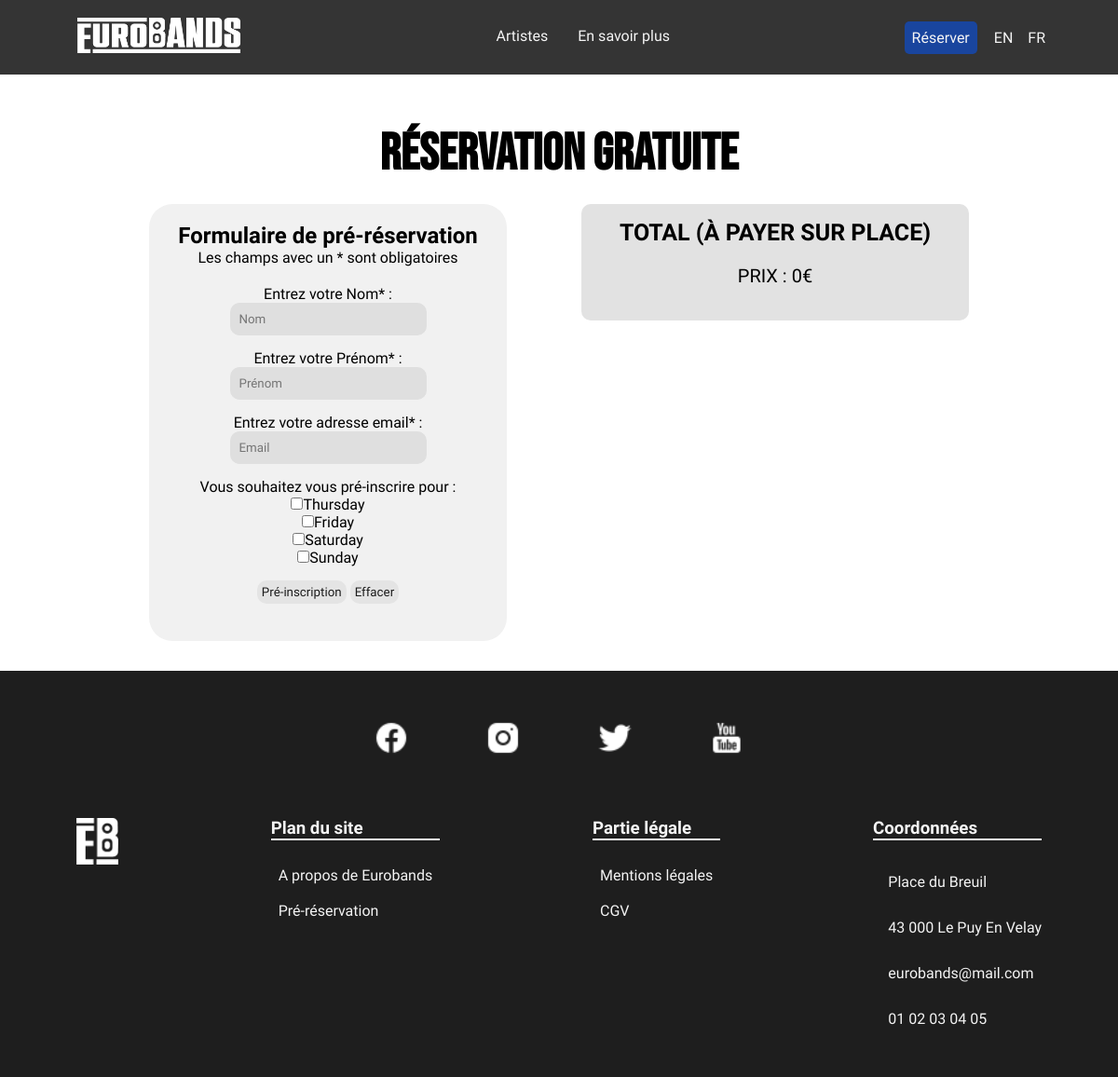
The app's page /reservation.php with its own data.
### tables this page shows
CREATE TABLE `jour` (
  `id_jour` int(11) NOT NULL,
  `date` date NOT NULL
);

### reservation.php (the view, shortened to what this page needs)
<!DOCTYPE html>
<html lang="en">
<head>
    <link rel="stylesheet" type="text/css" href="css/style.css" />
    <link rel="stylesheet" type="text/css" href="css/styleReservation.css" />
</head>
<body>
    <header>
    <?php
    include './header.php';
    ?>
    </header>
    <div class="container_reserv">
        <h1 class="titre_accueil"><?php echo resa_titre1; ?></h1>
        <div>
            <div>
                <?php
                include_once 'configuration.php';
                $bdd = new PDO('mysql:host='.$hote.';port='.$port.';dbname='.$nombase,$utilisateur,$mdp);
                $requete = 'SELECT * FROM jour ORDER BY date';
                $resultats = $bdd->query($requete);
                $tabJour = $resultats->fetchAll();
                $nbJour = count($tabJour);
                ?>
                <?php
                if (!isset($_GET["ajout"])) {
                ?>
                    <div class="formulaire">
                        <h2><?php echo resa_titre2; ?></h2>
                        <p><?php echo resa_obli; ?></p>
                        <form action="form_festi.php?ajout=1" method="POST" class="form_festi">
                            <div>
                                <label for="nom"><?php echo resa_nom; ?></label>
                                <input class="input_reserv" type="text" name="nom" id="nom" placeholder=<?php echo resa_Nom; ?> required>
                            </div>
                            <div>
                                <label for="prenom"><?php echo resa_prenom; ?></label>
                                <input class="input_reserv" type="text" name="prenom" id="prenom" placeholder=<?php echo resa_Prenom; ?> required>
                            </div>
                            <div>
                                <label for="mail"><?php echo resa_mail; ?></label>
                                <input class="input_reserv" type="email" name="mail" id="mail" placeholder=<?php echo resa_Email; ?> required>
                            </div>
                            <div>
                                <?php
                                echo resa_jour;
                                for ($i = 0; $i < $nbJour; $i++) {
                                    $date = date('l', strtotime($tabJour[$i]['date']));
                                    echo '<input class="checkDate" type=checkbox name="id_jour[]" id="jour' . $tabJour[$i]['id_jour'] . '" value="' . $tabJour[$i]['id_jour'] . '"/><label for="jour' . $tabJour[$i]['id_jour'] . '">' . $date . '</label></br>';
                                }
                                ?>
                            </div>
                            <div>
                                <input class="bouton_reserv" type="submit" value=<?php echo resa_valid; ?>>
                                <input class="bouton_reserv" type="reset" value=<?php echo resa_effa; ?>>
                            </div>
                        </form>
                    </div>
                <?php
                }
                ?>
            </div>
            <div class="resume">
                <h2><?php echo resa_total; ?></h2>
                <p><?php echo resa_prix; ?><span id="totalResa"> 0</span>€</p>
            </div>
        </div>
    </div>
    <footer>
        <?php
        include './footer.php';
        ?>
    </footer>
</body>
</html>

### css/style.css (style rules this page uses)
* { margin: 0; padding: 0; font-family: "Fira Sans", sans-serif; }
.titre_accueil { display: flex; justify-content: center; margin: 20px; text-transform: uppercase; font-size: 55px; font-family: "Bebas Neue", cursive; }

### css/styleReservation.css (style rules this page uses)
.container_reserv { display: flex; flex-direction: column; padding: 7em 10em 2em 10em; }
.container_reserv > div { display: flex; align-items: start; gap: 5em; }
.container_reserv > div > div { width: 50%; }
.container_reserv > div > div > p { padding-left: 4em; padding-right: 4em; padding: 1em; font-size: 20px; }
.container_reserv > div > div > h2 { font-size: 25px; }
.resume { display: flex; flex-direction: column; background-color: rgb(226, 226, 226); padding: 1em; border-radius: 10px; align-items: center; text-transform: uppercase; }
form { display: flex; padding: 20px; text-align: center; gap: 15px; flex-direction: column; }
.formulaire { background-color: rgb(241, 241, 241); border-radius: 25px; padding: 20px; text-align: center; }
.input_reserv { background-color: rgb(223, 223, 223); border: none; padding: 10px; border-radius: 10px; }
.input_reserv:not(hover) { transition: 0.3s; }
.bouton_reserv { color: rgb(28, 28, 28); background-color: rgb(228, 228, 228); border: none; padding: 5px; border-radius: 10px; }

### records on screen
jour: date "Thursday"
jour: date "Friday"
jour: date "Saturday"
jour: date "Sunday"

### other values on screen
header_art "Artistes"
header_plus "En savoir plus"
header_resa "Réserver"
resa_titre1 "RÉSERVATION GRATUITE"
resa_titre2 "Formulaire de pré-réservation"
resa_obli "Les champs avec un * sont obligatoires"
resa_nom "Entrez votre Nom* :"
resa_prenom "Entrez votre Prénom* :"
resa_mail "Entrez votre adresse email* :"
resa_jour "Vous souhaitez vous pré-inscrire pour :"
resa_total "TOTAL (À PAYER SUR PLACE)"
resa_prix "PRIX :"
footer_h3 "Plan du site"
footer_apropos "A propos de Eurobands"
footer_resa "Pré-réservation"
